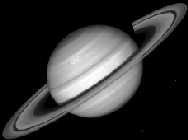
#> input picture semester5/System modeling/lab2/images/x1.bmp, 188 x 140 px
$ python main.py
#> lines starting #> are read from the running program, lines starting #| are printed output that depends on the picture
#> in main, input_image is the input picture: shape (140, 188, 3); min 0, max 255, mean 50.5
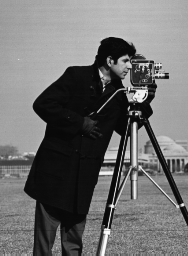
#> input picture semester5/System modeling/lab2/images/y8.bmp, 188 x 256 px
#> in main, output_image is the input picture: shape (256, 188, 3); min 7, max 253, mean 110.4
import cv2
import numpy as np


class LinearModel:
    def __init__(self, input_image: np.ndarray, output_image: np.ndarray, weights: np.ndarray = None):
        """
        Initialize the LinearModel class.

        :param input_image: A numpy array representing the input image (m x n)
        :param output_image: A numpy array representing the output image (p x n)
        """
        self.input_image = input_image
        self.output_image = output_image
        self.weights = weights if weights is not None else self._random_initialize()
#> self.weights: shape (256, 140) float64; every value is 0

    def _random_initialize(self) -> np.ndarray:
        """
        Initialize the weights randomly.
        """
        return np.random.rand(self.output_image.shape[0], self.input_image.shape[0])

    def __call__(self) -> np.ndarray:
        """
        Calculate the result of the linear model.

        :return: A numpy array representing the result of the linear model.
        """
        return self._get_operator() @ self.input_image

    def _get_operator(self) -> np.ndarray:
        X = self.input_image
        Y = self.output_image
        V = self.weights
        Z = np.eye(X.shape[0]) - X @ self.moore_penrose(X)

        return Y @ self.moore_penrose(X) + V @ np.transpose(Z)

    @staticmethod
    def moore_penrose(matrix: np.ndarray) -> np.ndarray:
        """
        Calculate the Moore-Penrose pseudo-inverse of a matrix.

        :param matrix: A numpy array representing the matrix to calculate the pseudo-inverse of.
        :return: The pseudo-inverse of the matrix.
        """
        # SVD
        U, d, VT = np.linalg.svd(matrix)
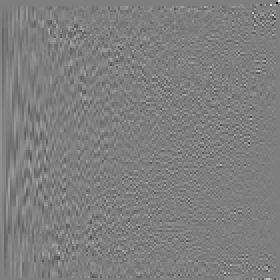
#> U: shape (140, 140) float64 (shown 2 times larger); min -0.997, max 1, mean 0.000165; drawn with min black and max white
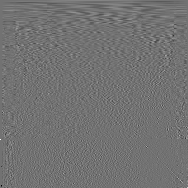
#> VT: shape (188, 188) float64; min -0.816, max 1, mean -7.7e-05; drawn with min black and max white
#> d = 140 values, max 13057.6 at index 0, min 1.12e-12 at index 139, mean 319.8

        UT = np.dot(np.linalg.inv(np.diag(d)), U.T)
        pad_width = [(0, max(0, VT.shape[0] - UT.shape[0])), (0, 0)]
#> pad_width = [(0, 48), (0, 0)]
        UT = np.pad(UT, pad_width, mode='constant', constant_values=0)
#> UT: shape (188, 140) float64

        return np.dot(VT.T, UT)
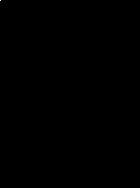
#> returned value: shape (188, 140) float64; min -0.39, max 8.89e+11, mean 33787260.8; drawn with min black and max white

        # Шлях слабкості
        # return np.linalg.pinv(matrix)


def main():
    input_image = cv2.imread('images/x1.bmp')
    output_image = cv2.imread('images/y8.bmp')

    input_image = cv2.cvtColor(input_image, cv2.COLOR_BGR2GRAY)
    output_image = cv2.cvtColor(output_image, cv2.COLOR_BGR2GRAY)

    model = LinearModel(input_image, output_image, weights=np.zeros((output_image.shape[0], input_image.shape[0])))
    result = model()
#> in _get_operator, `Z = np.eye(X.shape[0]) - X @ self.moore_penrose(X)`:
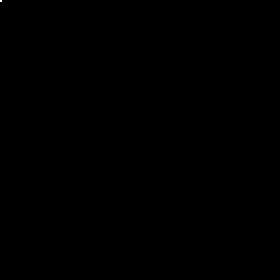
#> Z: shape (140, 140) float64 (shown 2 times larger); min -2.53e-13, max 1, mean 5.1e-05; drawn with min black and max white
#> in _get_operator, `return Y @ self.moore_penrose(X) + V @ np.transpose(Z)`:
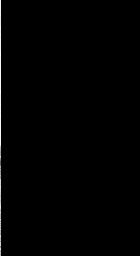
#> returned value: shape (256, 140) float64; min -136.8, max 1.48e+14, mean 9.02e+11; drawn with min black and max white
#> in __call__, `return self._get_operator() @ self.input_image`:
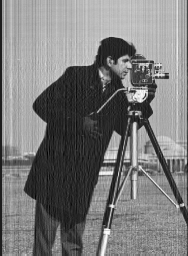
#> returned value: shape (256, 188) float64; min -32.88, max 259.4, mean 108; drawn with min black and max white

    cv2.imwrite('/Users/tylerdurden/GitHub/uni/semester5/System modeling/lab2/images/result.png', result)

    cv2.imshow("Y - left, result - right",
#> (the run stopped early here; a loop or call above may not have finished)
